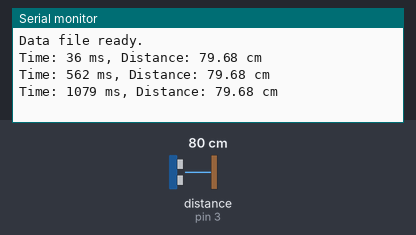
Bench run of a sketch on a simulated Arduino Uno, built with avr-gcc and run on an emulated ATmega328P. Shown: the last lines printed to the serial monitor. Wiring (inferred from the names in the program): ultrasonic range finder: trigger pin 2; echo pin 3. Inputs (shaded band) come from the test bench; at power-on: distance to the obstacle (sensor on pin 3) 80 cm. The echo pulse lasts 58.3 µs per cm; storage starts empty.

Above: at 1.3 s.
1.4 s: distance to the obstacle (sensor on pin 3) set to 2 cm
At 2.0 s:
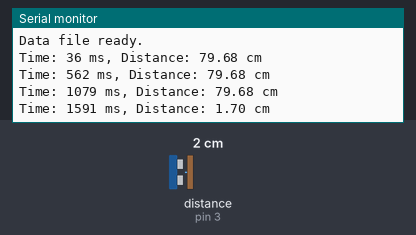
2.9 s: distance to the obstacle (sensor on pin 3) set to 4 cm
At 3.6 s:
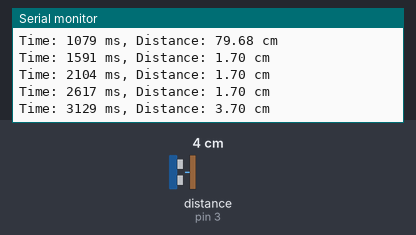
Timing chart, 0 to 5.9 s (numbered marks = the images above; inputs shaded):
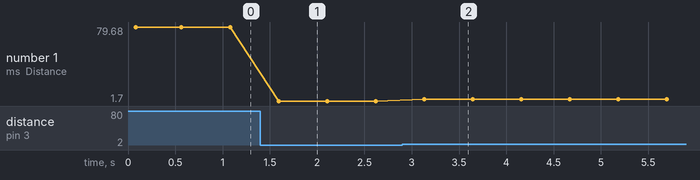

The sketch:

datalogger.ino
```cpp
/*
  Ultrasonic Sensor Data Logger

  This sketch reads distance measurements from an HC-SR04 ultrasonic sensor
  and logs the data to a CSV file on an SD card.

  Based on Dawson College Virtual Lab exercise:
  https://englab.dawsoncollege.qc.ca/interns/Intro.html#exercise-3-data-logging-see-demo
*/

#include <SPI.h>
#include <SD.h>

// Ultrasonic sensor pins
const int trigPin = 2;
const int echoPin = 3;

// SD card chip select pin
const int chipSelect = 10;

// Variables for calculating distance
long duration;
float distance;

// File for data logging
File dataFile;
String fileName = "DISTANCE.CSV";

void setup() {
  // Initialize serial communication
  Serial.begin(9600);

  // Setup ultrasonic sensor pins
  pinMode(trigPin, OUTPUT);
  pinMode(echoPin, INPUT);

  // Initialize SD card
  Serial.print("Initializing SD card...");

  if (!SD.begin(chipSelect)) {
    Serial.println("SD card initialization failed!");
    // Don't proceed if SD card initialization fails
    while (1);
  }

  Serial.println("SD card initialized successfully.");

  // Create/open data file and write header
  dataFile = SD.open(fileName, FILE_WRITE);
  if (dataFile) {
    // If this is a new file, write the header
    if (dataFile.size() == 0) {
      dataFile.println("Time(ms),Distance(cm)");
    }
    dataFile.close();
    Serial.println("Data file ready.");
  } else {
    Serial.println("Error opening data file!");
  }
}

void loop() {
  // Clear the trigger pin
  digitalWrite(trigPin, LOW);
  delayMicroseconds(2);

  // Send 10μs pulse to trigger pin
  digitalWrite(trigPin, HIGH);
  delayMicroseconds(10);
  digitalWrite(trigPin, LOW);

  // Measure the response from echo pin
  duration = pulseIn(echoPin, HIGH);

  // Calculate distance in centimeters
  // Sound travels at 343 meters per second or 0.0343 cm/microsecond
  // Time is round-trip, so divide by 2 to get one-way distance
  distance = duration * 0.0343 / 2;

  // Get current time in milliseconds
  unsigned long currentTime = millis();

  // Log data to console
  Serial.print("Time: ");
  Serial.print(currentTime);
  Serial.print(" ms, Distance: ");
  Serial.print(distance);
  Serial.println(" cm");

  // Open file and log data
  dataFile = SD.open(fileName, FILE_WRITE);

  if (dataFile) {
    dataFile.print(currentTime);
    dataFile.print(",");
    dataFile.println(distance);
    dataFile.close();
  } else {
    Serial.println("Error opening data file!");
  }

  // Wait before next reading
  delay(500);
}

/*
 * Advanced modifications to try:
 *
 * 1. Add a button to start/stop logging:
 *    - Connect a button between Arduino pin 4 and GND
 *    - Add pinMode(4, INPUT_PULLUP) in setup()
 *    - Check digitalRead(4) == LOW to toggle logging
 *
 * 2. Create new file each time Arduino starts:
 *    - Generate unique filenames based on boot count or sequence
 *    - Store boot count in EEPROM to persist across resets
 *
 * 3. Optimize power consumption:
 *    - Add sleep mode between readings
 *    - Reduce measurement frequency
 *    - Use lower power SD card operations
 */ 
```

Measured:
- after the input at 1.4 s, the serial monitor: prints a new line after 0.19 s (image 1)
- after the input at 2.9 s, the serial monitor: prints a new line after 0.23 s (image 2)
- plotted number 1: 79.68 → 1.7 after the input at 1.4 s, 1.7 → 3.7 after the input at 2.9 s
